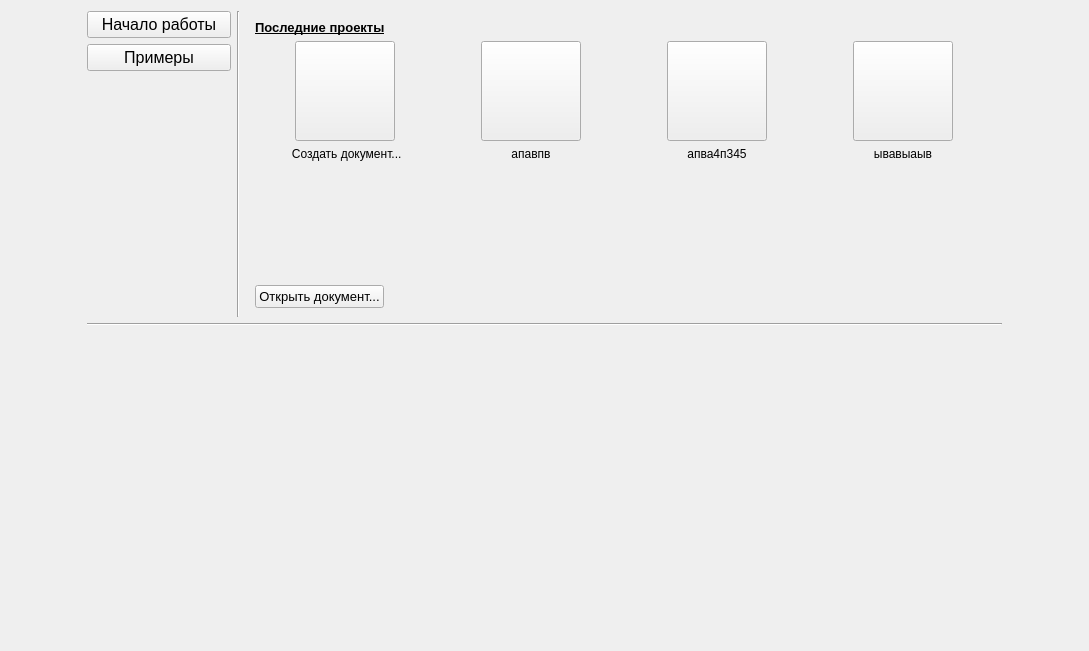
<?xml version="1.0" encoding="UTF-8"?>
<ui version="4.0">
 <class>helloWindow</class>
 <widget class="QWidget" name="helloWindow">
  <property name="geometry">
   <rect>
    <x>0</x>
    <y>0</y>
    <width>1089</width>
    <height>651</height>
   </rect>
  </property>
  <property name="windowTitle">
   <string>Form</string>
  </property>
  <layout class="QVBoxLayout" name="verticalLayout_7">
   <item>
    <layout class="QHBoxLayout" name="horizontalLayout_7">
     <item>
      <spacer name="horizontalSpacer_10">
       <property name="orientation">
        <enum>Qt::Horizontal</enum>
       </property>
       <property name="sizeHint" stdset="0">
        <size>
         <width>40</width>
         <height>20</height>
        </size>
       </property>
      </spacer>
     </item>
     <item>
      <layout class="QVBoxLayout" name="verticalLayout_8">
       <item>
        <layout class="QHBoxLayout" name="horizontalLayout_10">
         <item>
          <layout class="QHBoxLayout" name="horizontalLayout">
           <item>
            <layout class="QVBoxLayout" name="verticalLayout">
             <item>
              <widget class="QPushButton" name="switchStartWorkPB">
               <property name="minimumSize">
                <size>
                 <width>144</width>
                 <height>27</height>
                </size>
               </property>
               <property name="font">
                <font>
                 <family>Arial</family>
                 <pointsize>12</pointsize>
                 <weight>50</weight>
                 <bold>false</bold>
                </font>
               </property>
               <property name="layoutDirection">
                <enum>Qt::LeftToRight</enum>
               </property>
               <property name="text">
                <string>Начало работы</string>
               </property>
              </widget>
             </item>
             <item>
              <widget class="QPushButton" name="switchExamplePB">
               <property name="minimumSize">
                <size>
                 <width>0</width>
                 <height>27</height>
                </size>
               </property>
               <property name="font">
                <font>
                 <family>Arial</family>
                 <pointsize>12</pointsize>
                 <weight>50</weight>
                 <bold>false</bold>
                </font>
               </property>
               <property name="layoutDirection">
                <enum>Qt::LeftToRight</enum>
               </property>
               <property name="text">
                <string>Примеры</string>
               </property>
               <property name="autoDefault">
                <bool>false</bool>
               </property>
              </widget>
             </item>
             <item>
              <layout class="QGridLayout" name="gridLayout"/>
             </item>
             <item>
              <spacer name="verticalSpacer">
               <property name="orientation">
                <enum>Qt::Vertical</enum>
               </property>
               <property name="sizeHint" stdset="0">
                <size>
                 <width>20</width>
                 <height>40</height>
                </size>
               </property>
              </spacer>
             </item>
            </layout>
           </item>
           <item>
            <widget class="Line" name="line">
             <property name="orientation">
              <enum>Qt::Vertical</enum>
             </property>
            </widget>
           </item>
          </layout>
         </item>
         <item>
          <widget class="QStackedWidget" name="StackedWidget">
           <property name="currentIndex">
            <number>0</number>
           </property>
           <widget class="QWidget" name="createFilePage">
            <layout class="QHBoxLayout" name="horizontalLayout_8">
             <item>
              <layout class="QVBoxLayout" name="verticalLayout_3">
               <item>
                <widget class="QLabel" name="label_5">
                 <property name="font">
                  <font>
                   <pointsize>10</pointsize>
                   <weight>75</weight>
                   <bold>true</bold>
                   <underline>true</underline>
                  </font>
                 </property>
                 <property name="text">
                  <string>Последние проекты</string>
                 </property>
                </widget>
               </item>
               <item>
                <layout class="QGridLayout" name="filesGridLayout">
                 <item row="1" column="1">
                  <layout class="QVBoxLayout" name="verticalLayout_4">
                   <item>
                    <layout class="QHBoxLayout" name="horizontalLayout_4">
                     <item>
                      <spacer name="horizontalSpacer_4">
                       <property name="orientation">
                        <enum>Qt::Horizontal</enum>
                       </property>
                       <property name="sizeHint" stdset="0">
                        <size>
                         <width>40</width>
                         <height>20</height>
                        </size>
                       </property>
                      </spacer>
                     </item>
                     <item>
                      <widget class="QPushButton" name="createFilePushButton_2">
                       <property name="minimumSize">
                        <size>
                         <width>100</width>
                         <height>100</height>
                        </size>
                       </property>
                       <property name="maximumSize">
                        <size>
                         <width>100</width>
                         <height>16777215</height>
                        </size>
                       </property>
                       <property name="font">
                        <font>
                         <pointsize>12</pointsize>
                        </font>
                       </property>
                       <property name="text">
                        <string/>
                       </property>
                      </widget>
                     </item>
                     <item>
                      <spacer name="horizontalSpacer_5">
                       <property name="orientation">
                        <enum>Qt::Horizontal</enum>
                       </property>
                       <property name="sizeHint" stdset="0">
                        <size>
                         <width>40</width>
                         <height>20</height>
                        </size>
                       </property>
                      </spacer>
                     </item>
                    </layout>
                   </item>
                   <item>
                    <widget class="QLabel" name="label_2">
                     <property name="maximumSize">
                      <size>
                       <width>99999</width>
                       <height>16777215</height>
                      </size>
                     </property>
                     <property name="font">
                      <font>
                       <pointsize>9</pointsize>
                      </font>
                     </property>
                     <property name="text">
                      <string>апавпв</string>
                     </property>
                     <property name="alignment">
                      <set>Qt::AlignHCenter|Qt::AlignTop</set>
                     </property>
                    </widget>
                   </item>
                  </layout>
                 </item>
                 <item row="1" column="2">
                  <layout class="QVBoxLayout" name="verticalLayout_5">
                   <item>
                    <layout class="QHBoxLayout" name="horizontalLayout_5">
                     <item>
                      <spacer name="horizontalSpacer_6">
                       <property name="orientation">
                        <enum>Qt::Horizontal</enum>
                       </property>
                       <property name="sizeHint" stdset="0">
                        <size>
                         <width>40</width>
                         <height>20</height>
                        </size>
                       </property>
                      </spacer>
                     </item>
                     <item>
                      <widget class="QPushButton" name="createFilePushButton_3">
                       <property name="minimumSize">
                        <size>
                         <width>100</width>
                         <height>100</height>
                        </size>
                       </property>
                       <property name="maximumSize">
                        <size>
                         <width>100</width>
                         <height>16777215</height>
                        </size>
                       </property>
                       <property name="font">
                        <font>
                         <pointsize>12</pointsize>
                        </font>
                       </property>
                       <property name="text">
                        <string/>
                       </property>
                      </widget>
                     </item>
                     <item>
                      <spacer name="horizontalSpacer_7">
                       <property name="orientation">
                        <enum>Qt::Horizontal</enum>
                       </property>
                       <property name="sizeHint" stdset="0">
                        <size>
                         <width>40</width>
                         <height>20</height>
                        </size>
                       </property>
                      </spacer>
                     </item>
                    </layout>
                   </item>
                   <item>
                    <widget class="QLabel" name="label_3">
                     <property name="maximumSize">
                      <size>
                       <width>99999</width>
                       <height>16777215</height>
                      </size>
                     </property>
                     <property name="font">
                      <font>
                       <pointsize>9</pointsize>
                      </font>
                     </property>
                     <property name="text">
                      <string>апва4п345</string>
                     </property>
                     <property name="alignment">
                      <set>Qt::AlignHCenter|Qt::AlignTop</set>
                     </property>
                    </widget>
                   </item>
                  </layout>
                 </item>
                 <item row="1" column="3">
                  <layout class="QVBoxLayout" name="verticalLayout_6">
                   <item>
                    <layout class="QHBoxLayout" name="horizontalLayout_6">
                     <item>
                      <spacer name="horizontalSpacer_8">
                       <property name="orientation">
                        <enum>Qt::Horizontal</enum>
                       </property>
                       <property name="sizeHint" stdset="0">
                        <size>
                         <width>40</width>
                         <height>20</height>
                        </size>
                       </property>
                      </spacer>
                     </item>
                     <item>
                      <widget class="QPushButton" name="createFilePushButton_4">
                       <property name="minimumSize">
                        <size>
                         <width>100</width>
                         <height>100</height>
                        </size>
                       </property>
                       <property name="maximumSize">
                        <size>
                         <width>100</width>
                         <height>16777215</height>
                        </size>
                       </property>
                       <property name="font">
                        <font>
                         <pointsize>12</pointsize>
                        </font>
                       </property>
                       <property name="text">
                        <string/>
                       </property>
                      </widget>
                     </item>
                     <item>
                      <spacer name="horizontalSpacer_9">
                       <property name="orientation">
                        <enum>Qt::Horizontal</enum>
                       </property>
                       <property name="sizeHint" stdset="0">
                        <size>
                         <width>40</width>
                         <height>20</height>
                        </size>
                       </property>
                      </spacer>
                     </item>
                    </layout>
                   </item>
                   <item>
                    <widget class="QLabel" name="label_4">
                     <property name="maximumSize">
                      <size>
                       <width>99999</width>
                       <height>16777215</height>
                      </size>
                     </property>
                     <property name="font">
                      <font>
                       <pointsize>9</pointsize>
                      </font>
                     </property>
                     <property name="text">
                      <string>ывавыаыв</string>
                     </property>
                     <property name="alignment">
                      <set>Qt::AlignHCenter|Qt::AlignTop</set>
                     </property>
                    </widget>
                   </item>
                  </layout>
                 </item>
                 <item row="1" column="0">
                  <layout class="QVBoxLayout" name="verticalLayout_2">
                   <item>
                    <layout class="QHBoxLayout" name="horizontalLayout_2">
                     <item>
                      <spacer name="horizontalSpacer">
                       <property name="orientation">
                        <enum>Qt::Horizontal</enum>
                       </property>
                       <property name="sizeHint" stdset="0">
                        <size>
                         <width>40</width>
                         <height>20</height>
                        </size>
                       </property>
                      </spacer>
                     </item>
                     <item>
                      <widget class="QPushButton" name="createFilePushButton">
                       <property name="minimumSize">
                        <size>
                         <width>100</width>
                         <height>100</height>
                        </size>
                       </property>
                       <property name="maximumSize">
                        <size>
                         <width>100</width>
                         <height>16777215</height>
                        </size>
                       </property>
                       <property name="font">
                        <font>
                         <pointsize>12</pointsize>
                        </font>
                       </property>
                       <property name="text">
                        <string/>
                       </property>
                      </widget>
                     </item>
                     <item>
                      <spacer name="horizontalSpacer_2">
                       <property name="orientation">
                        <enum>Qt::Horizontal</enum>
                       </property>
                       <property name="sizeHint" stdset="0">
                        <size>
                         <width>40</width>
                         <height>20</height>
                        </size>
                       </property>
                      </spacer>
                     </item>
                    </layout>
                   </item>
                   <item>
                    <widget class="QLabel" name="label">
                     <property name="maximumSize">
                      <size>
                       <width>99999</width>
                       <height>16777215</height>
                      </size>
                     </property>
                     <property name="font">
                      <font>
                       <pointsize>9</pointsize>
                      </font>
                     </property>
                     <property name="text">
                      <string> Создать документ...</string>
                     </property>
                     <property name="alignment">
                      <set>Qt::AlignHCenter|Qt::AlignTop</set>
                     </property>
                    </widget>
                   </item>
                  </layout>
                 </item>
                </layout>
               </item>
               <item>
                <spacer name="verticalSpacer_2">
                 <property name="orientation">
                  <enum>Qt::Vertical</enum>
                 </property>
                 <property name="sizeHint" stdset="0">
                  <size>
                   <width>20</width>
                   <height>40</height>
                  </size>
                 </property>
                </spacer>
               </item>
               <item>
                <layout class="QHBoxLayout" name="horizontalLayout_3">
                 <item>
                  <widget class="QPushButton" name="openFilePushButton">
                   <property name="font">
                    <font>
                     <pointsize>10</pointsize>
                    </font>
                   </property>
                   <property name="text">
                    <string>Открыть документ...</string>
                   </property>
                  </widget>
                 </item>
                 <item>
                  <spacer name="horizontalSpacer_3">
                   <property name="orientation">
                    <enum>Qt::Horizontal</enum>
                   </property>
                   <property name="sizeHint" stdset="0">
                    <size>
                     <width>40</width>
                     <height>20</height>
                    </size>
                   </property>
                  </spacer>
                 </item>
                </layout>
               </item>
              </layout>
             </item>
            </layout>
           </widget>
           <widget class="QWidget" name="exampleFilePage"/>
          </widget>
         </item>
        </layout>
       </item>
       <item>
        <layout class="QHBoxLayout" name="horizontalLayout_9">
         <item>
          <widget class="Line" name="line_2">
           <property name="orientation">
            <enum>Qt::Horizontal</enum>
           </property>
          </widget>
         </item>
        </layout>
       </item>
      </layout>
     </item>
     <item>
      <spacer name="horizontalSpacer_11">
       <property name="orientation">
        <enum>Qt::Horizontal</enum>
       </property>
       <property name="sizeHint" stdset="0">
        <size>
         <width>40</width>
         <height>20</height>
        </size>
       </property>
      </spacer>
     </item>
    </layout>
   </item>
   <item>
    <spacer name="verticalSpacer_3">
     <property name="orientation">
      <enum>Qt::Vertical</enum>
     </property>
     <property name="sizeHint" stdset="0">
      <size>
       <width>20</width>
       <height>239</height>
      </size>
     </property>
    </spacer>
   </item>
  </layout>
  <zorder></zorder>
  <zorder>verticalSpacer_3</zorder>
 </widget>
 <resources/>
 <connections/>
</ui>
